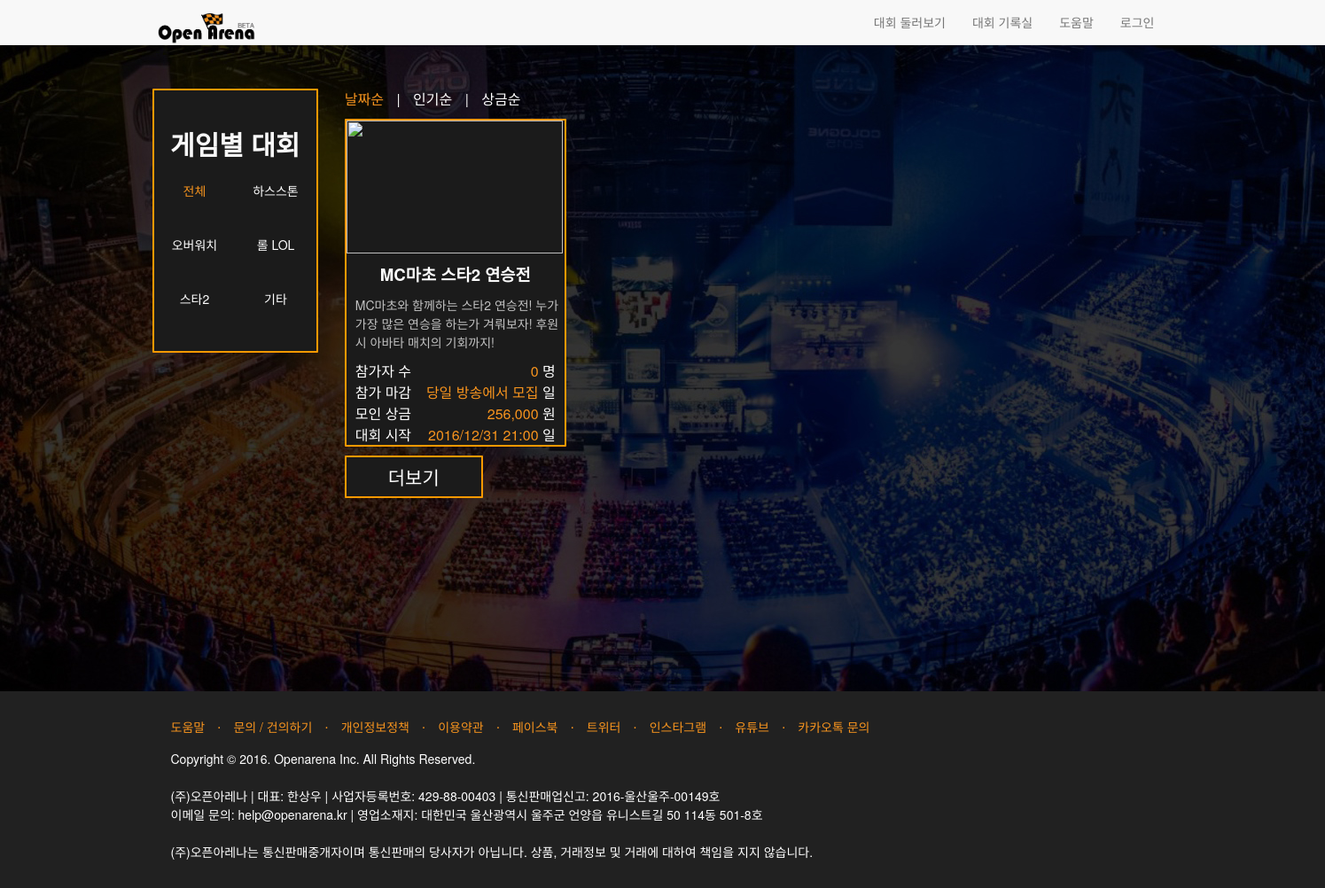
/tournaments/, run on the app's committed database.
### main/models.py (models this page shows)
class Making(models.Model):
    id = models.AutoField(primary_key=True)
    username = models.CharField(max_length=40, default='')
    email = models.CharField(max_length=40, default='')
    when = models.CharField(max_length=40, default=timezone.localtime(timezone.now()))
    tournament_name = models.CharField(max_length=40, default='')
    tournament_game = models.CharField(max_length=20, default='')
    tournament_url = models.CharField(max_length=20, default='')
    streaming_url = models.CharField(max_length=20, default='')
    streaming_url_spec = models.CharField(max_length=40, default='')
    registration = models.CharField(max_length=20, default='')
    registration_team = models.CharField(max_length=20, default='')
    participant = models.CharField(max_length=20, default='')
    starttime = models.CharField(max_length=20, default='')
    checkin = models.CharField(max_length=20, default='')
    checkin_time = models.CharField(max_length=20, default='')
    description = summer_fields.SummernoteTextField()
    funding_goal = models.CharField(max_length=20, default='')
    promise = models.CharField(max_length=200, default='')
    promise_spec = models.CharField(max_length=200, default='')
    reward = models.CharField(max_length=200, default='')
    reward_spec = models.CharField(max_length=200, default='')
    template = models.CharField(max_length=40, default='')
    phone = models.CharField(max_length=20, default='')
    confirm = models.CharField(max_length=20, default='')
    notice = summer_fields.SummernoteTextField()
    funding_endtime = models.CharField(max_length=20, default='')
    participation_endtime = models.CharField(max_length=20, default='')
    summary = models.TextField(default='')
    main_image = models.CharField(max_length=100, default='')
    cover_image = models.CharField(max_length=100, default='')
    poster_image = models.CharField(max_length=100, default='')
    match_image = models.CharField(max_length=100, default='')

### main/views.py (the view)
# urls.py: url(r'^tournaments/$', views.tournaments, name='tournaments'),
def tournaments(request):
    macho2 = Making.objects.filter(tournament_name='MC마초 스타2 연승전').values().get()
    macho2_participation = Participation.objects.filter(tournament_name='MC마초 스타2 연승전')
    macho2_total_amount = Funding.objects.filter(tournament_name='MC마초 스타2 연승전').aggregate(Sum('amount'))
    return render(request, 'main/tournaments.html', {'macho2': macho2,
                                                    'macho2_participation': macho2_participation,
                                                    'macho2_total_amount': macho2_total_amount})

### main/templates/main/tournaments.html (shortened to what this page needs)
{% extends "main/basement.html" %}
{% load staticfiles %}
{% load humanize %}
{% block head %}
    <link rel="stylesheet" href="{% static 'css/custom_kyoungin.css' %}">
{% endblock %}
{% block content %}
    <div class="intro-header" style="background: url({% static 'img/intro-bg.jpg' %});">
        <div class="col-lg-3 col-md-3 col-sm-12 col-xs-12">
            <div class="looking_table">
                <div class="table_title" >게임별 대회
                </div>
                <table style="width:100%" cellpadding="20px">
                    <tr>
                        <th>
                            <div class="desc">
                                <a id="all" name="all" class="category" href="" style="color: #f7941e">전체</a>
                            </div>
                        </th>
                        <th>
                            <div class="desc">
                                <a id="hearthstone" name="hearthstone" class="category" href="" style="color: white">하스스톤</a>
                            </div>
                        </th>
                    </tr>
                    <tr>
                        <th>
                            <div class="desc">
                                <a id="overwatch" name="overwatch" class="category" href="" style="color: white">오버워치</a>
                            </div>
                        </th>
                        <th>
                            <div class="desc">
                                <a id="lol" name="lol" class="category" href="" style="color: white">롤 LOL</a>
                            </div>
                        </th>
                    </tr>
                    <tr>
                        <th>
                            <div class="desc">
                                <a id="startcraft2" name="startcraft2" class="category" href="" style="color: white">스타2</a>
                            </div>
                        </th>
                        <th>
                            <div class="desc">
                                <a id="etc" name="etc" class="category" href="" style="color: white">기타</a>
                            </div>
                        </th>
                    </tr>
                </table>
            </div>
        </div>
        <div class="col-lg-9 col-md-9 col-sm-12 col-xs-12">
            <div class="looking_mobile">
                <div class="abc">
                    <div class="looking_list">
                        <a id="time" name="time" class="filter" href="" style="color: #f7941e">날짜순</a>
                        <span style="margin-left: 10px">|</span>
                        <a id="popular" name="popular" class="filter" href="" style="color: white; margin-left: 10px">인기순</a>
                        <span style="margin-left: 10px">|</span>
                        <a id="reward" name="reward" class="filter" href="" style="color: white; margin-left: 10px">상금순</a>
                    </div>
                </div>
                <div class="container" style="padding-left:0; padding-top:10px;">
                    <a href="{% url 'macho2' %}">
                        <div class="looking_picture1">
                            <img src="{% static 'img/macho2/macho2_preview.png' %}" style="margin-bottom: 10px">
                            <div class="pic_title">{{ macho2.tournament_name }}</div>
                            <div class="pic_subtitle">{{ macho2.summary }}</div>
                            <div class="pic_dscrp">
                                <span style="color: #ffffff">참가자 수</span> <a class="pic_num">{{ macho2_participation.count }}<span style="color: #ffffff"> 명</span></a><br/>
                                참가 마감 <a class="pic_num">{{ macho2.participation_endtime }}<span style="color: #ffffff"> 일</span></a><br/>
                                {% if macho2_total_amount %}
                                    모인 상금 <a class="pic_num">{{ macho2_total_amount.amount__sum|intcomma }}<span style="color: #ffffff"> 원</span></a><br/>
                                {% else %}
                                    모인 상금 <a class="pic_num">0<span style="color: #ffffff"> 원</span></a><br/>
                                {% endif %}
                                대회 시작 <a class="pic_num">{{ macho2.starttime }}<span style="color: #ffffff"> 일</span></a>
                            </div>
                        </div>
                    </a>
                </div>
                <div class="looking_add_button">
                    <button type="button" class="btn btn-custom">
                        더보기
                    </button>
                </div>
            </div>
        </div>
    </div>
{% endblock %}

### static/css/landing-page.css (style rules this page uses)
.table_title { font-size:30px; margin-top:10px; text-align: center; font-weight: 600; }
.looking_table { margin-left: 10px; margin-top: 50px; border:2px solid rgba(255, 153, 0, 1); background-color: #1b1b1b; border-radius: 1px; padding-top: 28px; padding-bottom: 28px; }
@media (min-width:990px) { .looking_table { max-width: 220px; float: right; } }
.intro-header { padding-top: 50px; padding-bottom: 50px; text-align: center; color: #f8f8f8; background-size: cover; height: 780px; }
div.looking_picture img,div.looking_picture1 img,div.looking_picture2 img,div.looking_picture3 img,div.looking_picture4 img { width: 244px; height: 150px; position: relative; float: left; }
.looking_picture,.looking_picture1,.looking_picture2,.looking_picture3,.looking_picture4 { width: 250px; height: 370px; float: left; border:2px solid rgba(255, 153, 0, 1); background-color: #1b1b1b; border-radius: 1px; margin-right: 20px; }
.pic_title { font-size: 14pt; font-weight: 600; color: #ffffff; padding: 10px; text-align: center; }
.pic_subtitle { font-size: 1em ; color: #c2c2c2; font-weight: 400; padding-left: 10px; text-align: left; }
.pic_dscrp { font-size: 12pt; color: #ffffff; padding: 10px; text-align: left; }
.pic_num { float: right; }
.abc { margin-top: 50px; width: 100%; height: 100%; }
.looking_list { font-size: 16px; text-align: left; }
.looking_add_button { margin-top:10px; width: 156px; }

### data on the page
Making: tournament_name "MC마초 스타2 연승전", summary "MC마초와 함께하는 스타2 연승전! 누가 가장 많은 연승을 하는가 겨뤄보자! 후원시 아바타 매치의 기회까지!", participation_endtime "당일 방송에서 모집", starttime "2016/12/31 21:00"

### other printed values
{{ macho2_participation.count }} "0"
{{ macho2_total_amount.amount__sum|intcomma }} "256,000"
